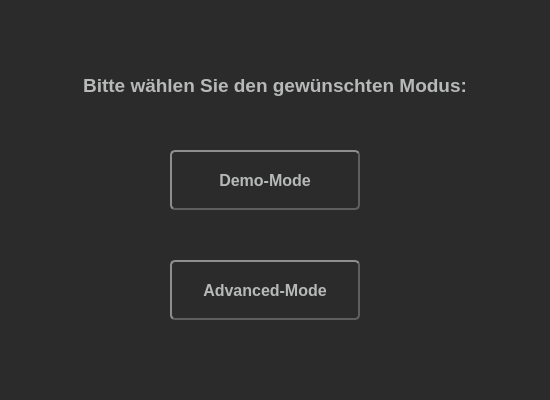
<?xml version="1.0" encoding="UTF-8"?>
<ui version="4.0">
 <class>StartDialog</class>
 <widget class="QDialog" name="StartDialog">
  <property name="geometry">
   <rect>
    <x>0</x>
    <y>0</y>
    <width>550</width>
    <height>400</height>
   </rect>
  </property>
  <property name="windowTitle">
   <string>Reflexion und Brechung ebener Wellen</string>
  </property>
  <property name="styleSheet">
   <string notr="true">QDialog{ background-color: #2b2b2b; }

QPushButton{ border: 2px solid #5f5f5f;
							border-radius: 5px;
							color: #b6b9b8; 
							border-style: outset; }

QPushButton:hover:!pressed{
							border-color: #7a8084;
							background-color: #555a5c;
}

QLabel { color: #b6b9b8;  }

QTableWidget { background-color: #ededed;
							gridline-color: #959ca1;
							border-radius: 4px;
							border: none; }

QHeaderView::section {
    background-color: #2b2b2b;
	color:  #b6b9b8;
    padding: 4px;
    border: 1px solid #3c3f41;
}

     QTableWidget QTableCornerButton::section {
         background-color: #2b2b2b;
		border: 1px solid #3c3f41;
		/*border-radius: 4px;*/
     }

QTableWidget::item:selected{ background-color: #4cda43 }</string>
  </property>
  <widget class="QPushButton" name="btn_demo">
   <property name="geometry">
    <rect>
     <x>170</x>
     <y>150</y>
     <width>190</width>
     <height>60</height>
    </rect>
   </property>
   <property name="font">
    <font>
     <pointsize>12</pointsize>
     <weight>75</weight>
     <bold>true</bold>
    </font>
   </property>
   <property name="toolTip">
    <string>Einfacher Modus ( Frequenz-Sweep nicht möglich )</string>
   </property>
   <property name="text">
    <string>Demo-Mode</string>
   </property>
  </widget>
  <widget class="QPushButton" name="btn_expert">
   <property name="geometry">
    <rect>
     <x>170</x>
     <y>260</y>
     <width>190</width>
     <height>60</height>
    </rect>
   </property>
   <property name="font">
    <font>
     <pointsize>12</pointsize>
     <weight>75</weight>
     <bold>true</bold>
    </font>
   </property>
   <property name="toolTip">
    <string>Materialeigenschaften werden aus einer Datenbank eingelesen ( mit Frequenz-Sweep )</string>
   </property>
   <property name="text">
    <string>Advanced-Mode</string>
   </property>
  </widget>
  <widget class="QLabel" name="label">
   <property name="geometry">
    <rect>
     <x>40</x>
     <y>70</y>
     <width>470</width>
     <height>30</height>
    </rect>
   </property>
   <property name="font">
    <font>
     <pointsize>14</pointsize>
     <weight>75</weight>
     <bold>true</bold>
    </font>
   </property>
   <property name="text">
    <string>Bitte wählen Sie den gewünschten Modus:</string>
   </property>
   <property name="alignment">
    <set>Qt::AlignCenter</set>
   </property>
  </widget>
 </widget>
 <layoutdefault spacing="6" margin="11"/>
 <resources/>
 <connections/>
</ui>
